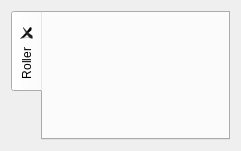
<?xml version="1.0" encoding="UTF-8"?>
<ui version="4.0">
 <class>MainViewClass</class>
 <widget class="QWidget" name="MainViewClass">
  <property name="geometry">
   <rect>
    <x>0</x>
    <y>0</y>
    <width>241</width>
    <height>151</height>
   </rect>
  </property>
  <property name="sizePolicy">
   <sizepolicy hsizetype="MinimumExpanding" vsizetype="MinimumExpanding">
    <horstretch>0</horstretch>
    <verstretch>0</verstretch>
   </sizepolicy>
  </property>
  <property name="windowTitle">
   <string>Activity</string>
  </property>
  <layout class="QVBoxLayout" name="verticalLayout">
   <item>
    <widget class="QTabWidget" name="activity">
     <property name="sizePolicy">
      <sizepolicy hsizetype="MinimumExpanding" vsizetype="MinimumExpanding">
       <horstretch>0</horstretch>
       <verstretch>0</verstretch>
      </sizepolicy>
     </property>
     <property name="tabPosition">
      <enum>QTabWidget::West</enum>
     </property>
     <property name="tabsClosable">
      <bool>true</bool>
     </property>
     <widget class="RollBar" name="rollBar">
      <attribute name="title">
       <string>Roller</string>
      </attribute>
     </widget>
    </widget>
   </item>
  </layout>
 </widget>
 <layoutdefault spacing="6" margin="11"/>
 <customwidgets>
  <customwidget>
   <class>RollBar</class>
   <extends>QWidget</extends>
   <header>rollbar.h</header>
   <container>1</container>
  </customwidget>
 </customwidgets>
 <resources/>
 <connections/>
</ui>
